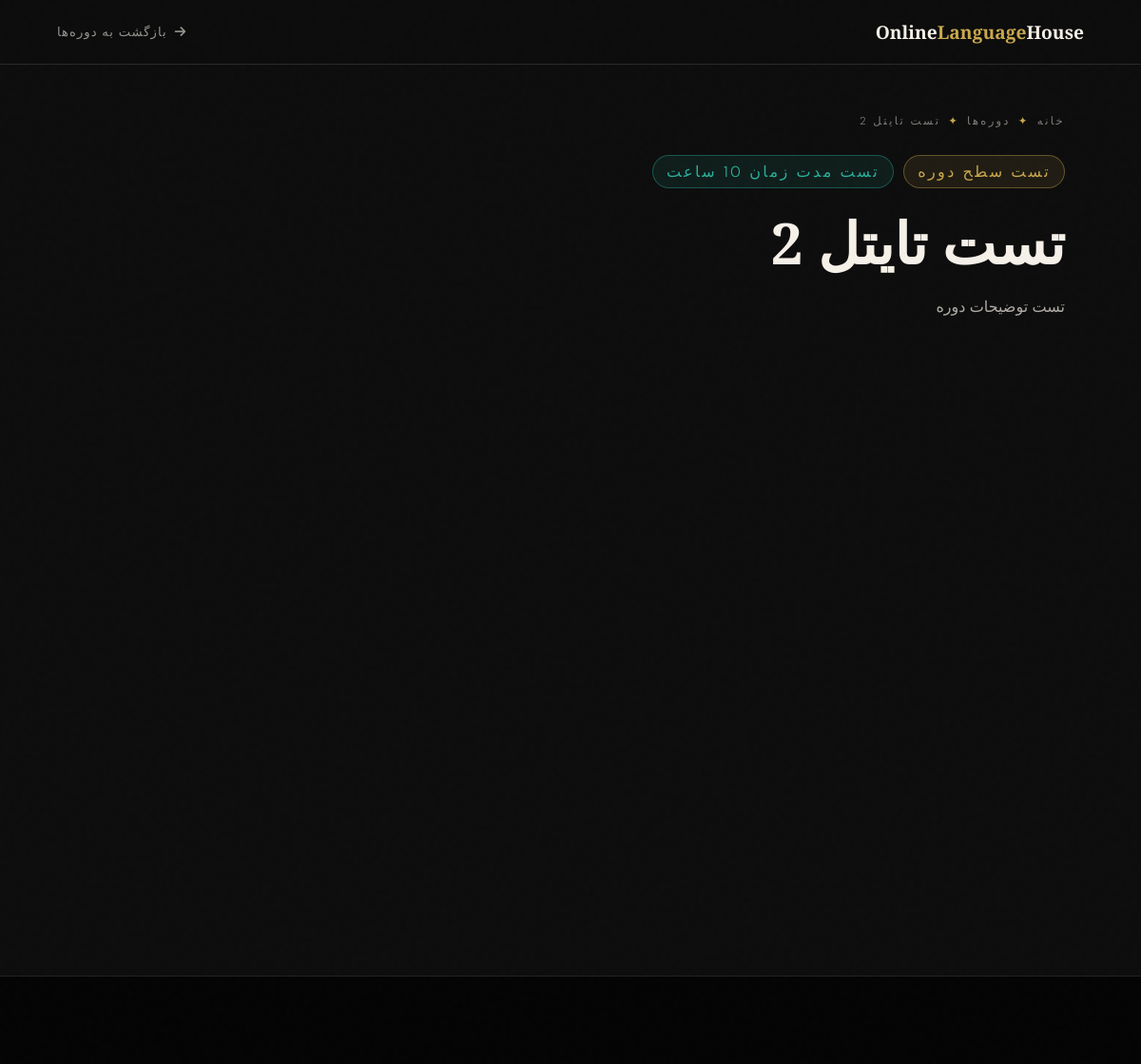
Before: /courses/1/ with the older database file.
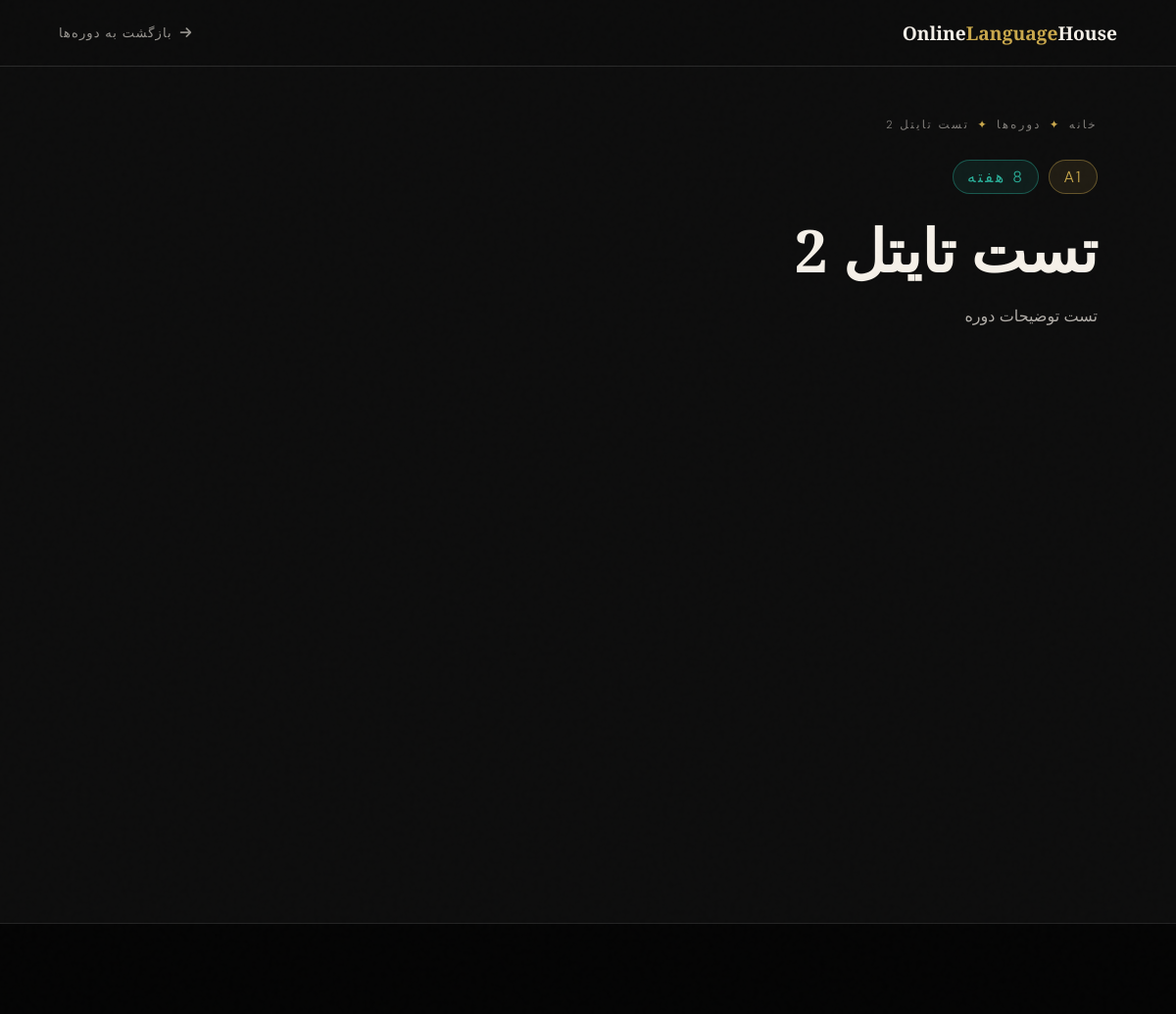
After: the same page with the newer database file.
### core/models.py (models this page shows, shortened)
class Course(models.Model):
    title = models.CharField("عنوان دوره", max_length=200)
    level = models.CharField("سطح دوره", max_length=100)
    duration = models.CharField("مدت زمان", max_length=100)
    description = models.TextField("توضیحات")
    image = models.ImageField("تصویر", upload_to='courses/', blank=True, null=True)
    test_level = models.CharField("سطح تست دوره", max_length=100, blank=True, help_text="مثلاً A1/A2 یا آسان/متوسط")
    test_duration = models.CharField("مدت زمان آزمون", max_length=100, blank=True, help_text="مثلاً 10 ساعت")
    certificate = models.BooleanField("گواهینامه دارد", default=True)
    access = models.CharField("دسترسی", max_length=200, default="موبایل + دسکتاپ")
    is_active = models.BooleanField("فعال باشد", default=True)
    class Meta:
        verbose_name = "دوره"
        verbose_name_plural = "دوره‌ها"

### core/views.py (the view)
# urls.py: path("courses/<int:id>/", views.course_detail, name="course_detail"),
def course_detail(request, id):
    course = get_object_or_404(Course, id=id, is_active=True)
    return render(request, "core/course_detail.html", {
        "course": course
    })

### templates/core/Course_detail.html (shortened to what this page needs)
{% load static %}
{% load i18n %}
<!DOCTYPE html>
<html lang="fa" dir="rtl" class="">
<head>
    <link rel="stylesheet" href="https://cdnjs.cloudflare.com/ajax/libs/font-awesome/6.5.1/css/all.min.css">
    <link rel="stylesheet" href="{% static 'css/Course_detail.css' %}">
</head>
<body>
    <nav>
        <a href="{% url 'home' %}" class="nav-logo">Online<span>Language</span>House</a>
        <a href="{% url 'home' %}#courses" class="nav-back">
            <i class="fa fa-arrow-right"></i>
            {% trans "بازگشت به دوره‌ها" %}
        </a>
    </nav>
    <section class="course-hero">
        <div class="hero-content">
            <div class="breadcrumb">
                <a href="{% url 'home' %}">{% trans "خانه" %}</a>
                <span class="sep">✦</span>
                <a href="{% url 'home' %}#courses">{% trans "دوره‌ها" %}</a>
                <span class="sep">✦</span>
                <span>{{ course.title }}</span>
            </div>
            <div class="course-tags">
                <span class="tag tag-gold">{{ course.level }}</span>
                <span class="tag tag-teal">{{ course.duration }}</span>
            </div>
            <h1 class="course-title-hero">{{ course.title }}</h1>
            <p class="course-short-desc">{{ course.description|truncatewords:30 }}</p>
        </div>
    </section>
    <div class="layout">
        <div>
        </div>
        <div>
        </div>
    </div>
    <footer class="mini-footer">
        <br>
        <br>
    </footer>
</body>
</html>

Changed rows visible on the page:
changed Course "تست تایتل 2": level "تست سطح دوره" → "A1"; duration "تست مدت زمان 10 ساعت" → "8 هفته"
